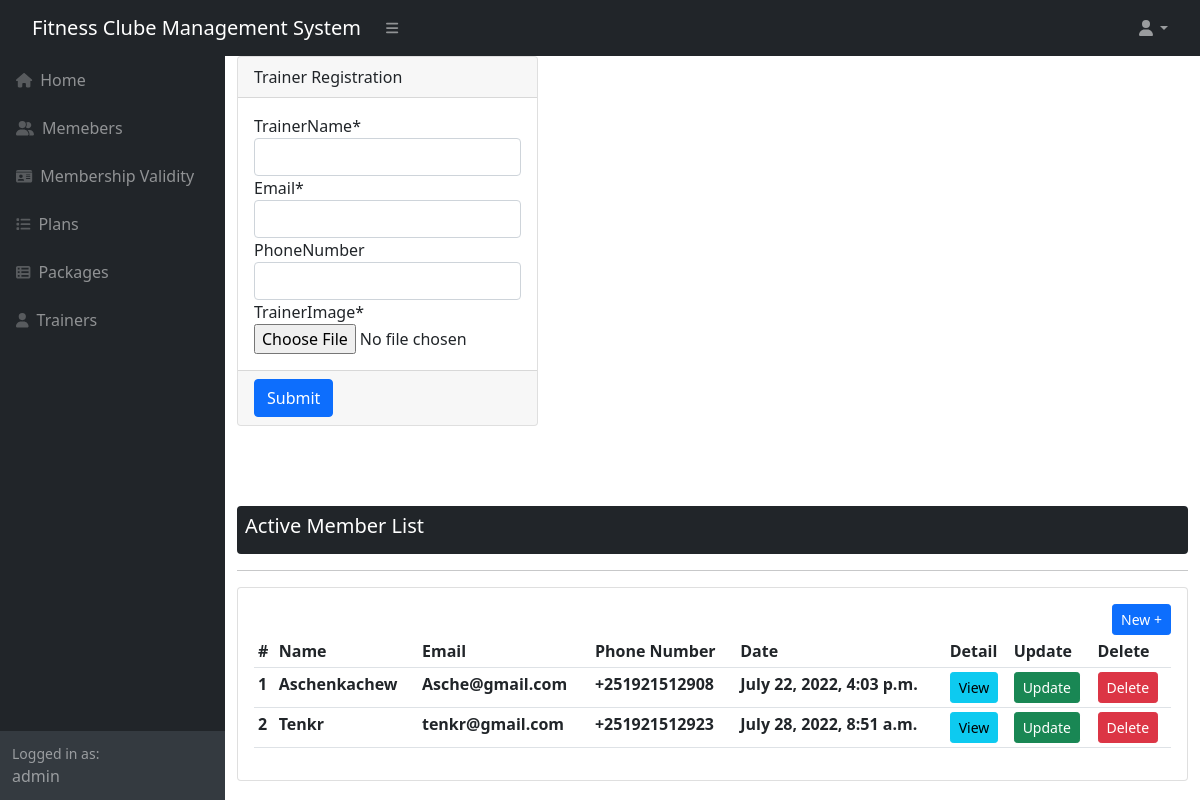
The app's page /trainers/ (signed in) with its own data.
### fitnessClub/models.py (models this page shows, shortened)
class TrainerList(models.Model):
    trainerName = models.CharField(max_length=50)
    email = models.CharField(max_length=50)
    phoneNumber = PhoneNumberField(unique=True,null = True,blank = True)
    trainerImage = models.ImageField(blank=True)
    dateCreated = models.DateTimeField(auto_now_add=True, null=True)
    trainerImage = models.ImageField()

### fitnessClub/views.py (the view)
# urls.py: path('trainers/',views.trainers, name='trainers'),
@login_required(login_url='login')
def trainers(request):
    form = TrainerListForm()
    trainer =TrainerList.objects.all()
    if request.method == 'POST':
        form = TrainerListForm(request.POST, request.FILES)
        if form.is_valid():
            form.save()
            messages.success(request, 'Trainer information is successfully added ' )
            form = TrainerListForm()
    context = {'form':form,'trainer':trainer}
    return render(request, 'trainers.html', context)

### fitnessClub/forms.py
class TrainerListForm(ModelForm):
    class Meta:
        model = TrainerList
        fields = '__all__'

### fitnessClub/templates/trainers.html (shortened to what this page needs)
{% extends 'base.html' %}
{% load crispy_forms_tags %}
{% block content %}
    <div id="layoutSidenav_content">
        <main>
            <div class="container-fluid">
                <div class="col-lg-12">
                    <div class="row">
                        <div class="col-md-4">
                        <form action="" method="POST" enctype="multipart/form-data" id="manage-trainer">
                            <div class="card">
                                <div class="card-header">
                                        Trainer Registration
                                    </div>
                                <div class="card-body">
                                    {{form|crispy}}
                                </div>
                                <div class="card-footer">
                                    <input type="submit" class="btn btn-primary" value="Submit">
                                </div>
                            </div>
                            <div class="p-3">
                            </div>
                        </form>
                        </div>
                        <div class="container">
                            <div class="bg-dark text-white p-2 mt-5 rounded">
                                <h5>Active Member List</h5>
                            </div>
                            <hr>
                            <div class="card card-body">
                                <div class="d-flex justify-content-end">
                                    <a href="{% url 'trainers' %}" class="btn btn-primary btn-sm">
                                        New +
                                    </a>
                                </div>
                                <div class="table-responsive">
                                <table class="table table-sm">
                                    <tr>
                                        <th>#</th>
                                        <th>Name</th>
                                        <th>Email</th>
                                        <th>Phone Number</th>
                                        <th>Date</th>
                                        <th>Detail</th>
                                        <th>Update</th>
                                        <th>Delete</th>
                                    </tr>
                                    {% for trainers in trainer %}
                                        <tr>
                                            <th>{{trainers.id}}</th>
                                            <th>{{trainers.trainerName}}</th>
                                            <th>{{trainers.email}}</th>
                                            <th>{{trainers.phoneNumber}}</th>
                                            <th>{{trainers.dateCreated}}</th>
                                            <th><a href="{% url 'trainerDetailView' trainers.id %}" class="btn btn-sm btn-info">View</a></th>
                                            <th><a href="{% url 'updateTrainers' trainers.id %}" class="btn btn-sm btn-success">Update</a></th>
                                            <th><a href="{% url 'deleteTrainers' trainers.id %}" class="btn btn-sm btn-danger">Delete</a></th>
                                        </tr>
                                    {% endfor %}
                                </table>
                            </div>
                            </div>
                        </div>
                    </div>
                </div>
            </div>
        </main>
    </div>
{% endblock content %}

### fitnessClub/templates/base.html (shortened to what this page needs)
{% load static %}
<!DOCTYPE html>
<html lang="en">
    <head>
        <link href="https://cdn.jsdelivr.net/npm/simple-datatables@latest/dist/style.css" rel="stylesheet" />
        <link href={% static 'css/styles.css' %} rel="stylesheet" />
    </head>
    <body class="sb-nav-fixed">
        <nav class="sb-topnav navbar navbar-expand navbar-dark bg-dark">
            <div class="mx-3">
                <a class="navbar-brand ps-3" href={% url 'index' %}>Fitness Clube Management System</a>
            </div>
            <button class="btn btn-link btn-sm order-1 order-lg-0 me-4 me-lg-0" id="sidebarToggle" href="#!"><i class="fas fa-bars"></i></button>
            <div class="ms-auto">
                <ul class="navbar-nav ms-auto ms-md-0 me-3 me-lg-4">
                    <li class="nav-item dropdown">
                        <a class="nav-link dropdown-toggle" id="navbarDropdown" href="#" role="button" data-bs-toggle="dropdown" aria-expanded="false"><i class="fas fa-user fa-fw"></i></a>
                    </li>
                </ul>
            </div>
        </nav>
        <div id="layoutSidenav">
            <div id="layoutSidenav_nav">
                <nav class="sb-sidenav accordion sb-sidenav-dark" id="sidenavAccordion">
                    <div class="sb-sidenav-menu">
                        <div class="nav">
                            <a class="nav-link" href={% url 'index' %}>
                                <div class="sb-nav-link-icon"><i class="fas fa-home"></i></div>
                                Home
                            <a class="nav-link" href={% url 'members' %}>
                                <div class="sb-nav-link-icon"><i class="fas fa-user-friends"></i></div>
                                Memebers
                            <a class="nav-link" href={% url 'membershipvalidation' %}>
                                <div class="sb-nav-link-icon"><i class="fas fa-id-card"></i></div>
                                Membership Validity
                            <a class="nav-link" href={% url 'plans' %}>
                                <div class="sb-nav-link-icon"><i class="fas fa-list"></i></div>
                                Plans
                            <a class="nav-link" href={% url 'packages' %}>
                                <div class="sb-nav-link-icon"><i class="fas fa-th-list"></i></div>
                                Packages
                            <a class="nav-link" href={% url 'trainers' %}>
                                <div class="sb-nav-link-icon"><i class="fas fa-user"></i></div>
                                Trainers
                        </div>
                    </div>
                    <div class="sb-sidenav-footer">
                        <div class="small">Logged in as:</div>
                        {{request.user}}
                    </div>
                </nav>
            </div>
                    {% block content %} {% endblock %}
        </div>
    </body>
</html>

### records on screen
TrainerList: id "1", trainerName "Aschenkachew", email "Asche@gmail.com", phoneNumber "+251921512908", dateCreated "July 22, 2022, 4:03 p.m."
TrainerList: id "2", trainerName "Tenkr", email "tenkr@gmail.com", phoneNumber "+251921512923", dateCreated "July 28, 2022, 8:51 a.m."

### other values on screen
{{ request.user }} "admin"
